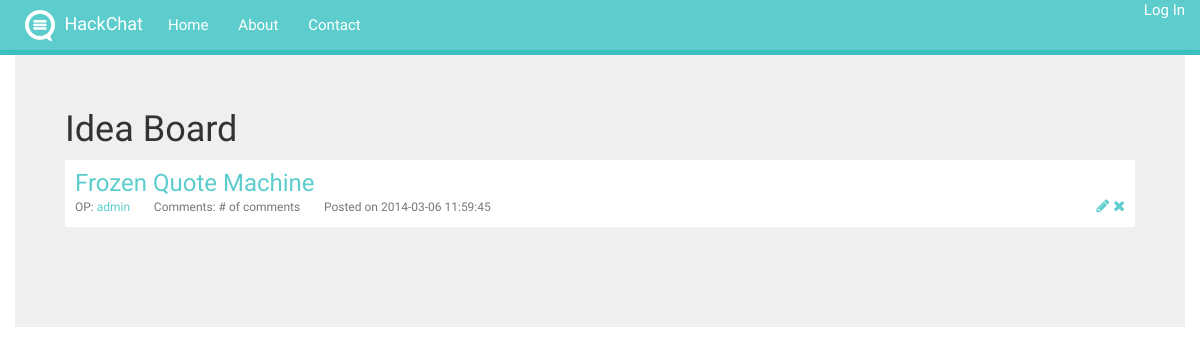
The page /forum.php?&board_id=1 on the database its author committed.
### tables this page shows
CREATE TABLE board (
board_id     	    INT(5) NOT NULL AUTO_INCREMENT,
board_title 	      VARCHAR(30) NOT NULL,
board_description 	VARCHAR(200) NOT NULL,
PRIMARY KEY 	(board_id)
);

CREATE TABLE thread(
thread_id INT(5) NOT NULL AUTO_INCREMENT,
thread_board_id INT(5) NOT NULL,
thread_user VARCHAR(30) NOT NULL,
thread_name VARCHAR(75) NOT NULL,
thread_description VARCHAR(100) NOT NULL,
thread_date DATETIME NOT NULL,
PRIMARY KEY (thread_id));

### forum.php (the view, shortened to what this page needs)
<?php include 'include/nav.php';?>
<?php
$board_id = $_GET['board_id'];
?>
<div class="content">
  <div class="container">
<?php
$query = "SELECT * from thread where thread_board_id=".$board_id." order by thread_id DESC";
$result = mysql_query($query) or die('Query failed: ' . mysql_error());
$query2 = "SELECT * from board where board_id=".$board_id;
$result2 = mysql_query($query2) or die('Query failed: ' . mysql_error());
$result2 = mysql_fetch_object($result2);
echo "<h1>".$result2->board_title."</h1>";
if ($result){
  while ($row = mysql_fetch_object($result)) {
      echo $thread=<<<EOD
        <div class="thread">
          <h3><a href="replies.php?&thread=$row->thread_name&id=$row->thread_id">$row->thread_name</a></h3>
          <h6>OP: <a href="profile.html">$row->thread_user</a></h6> <h6>Comments: # of comments</h6> <h6>Posted on $row->thread_date</h6>
          <div class="setting pull-right"><a href=""><i class="fa fa-pencil"></i></a> <a href=delete.php?thread_id="$row->thread_id"><i class="fa fa-times"></i></a></div>
        </div>
EOD;
  }
}
else {
    echo "crud";
}
?>
</body>
</html>

### rows shown on the page
board: board_title "Idea Board"
thread: thread_name "Frozen Quote Machine", thread_user "admin", thread_date "2014-03-06 11:59:45"
